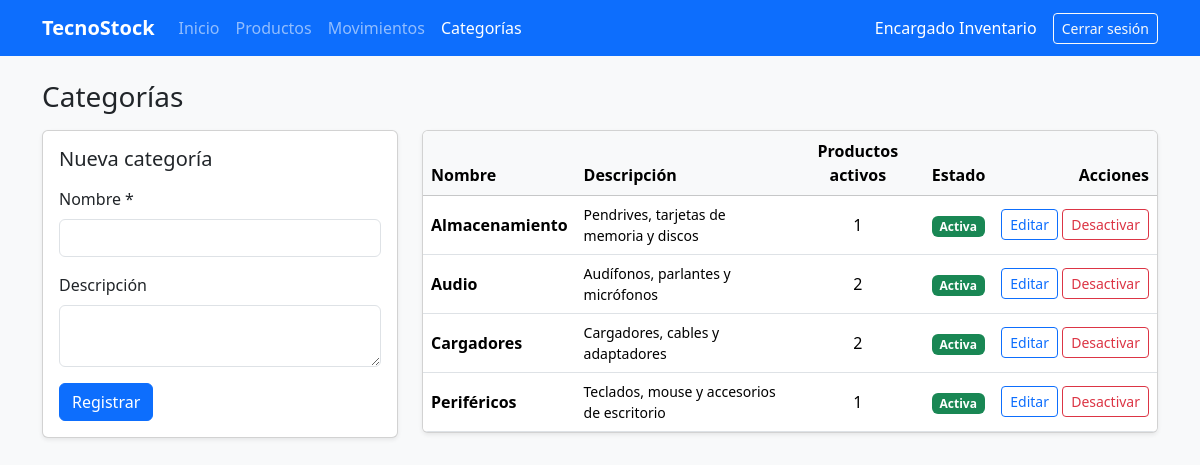
Screenshot of /categorias.php (signed in) with the database file from the repository.
### tables this page shows
CREATE TABLE categoria (
    id_categoria INT UNSIGNED AUTO_INCREMENT PRIMARY KEY,
    nombre       VARCHAR(60)  NOT NULL,
    descripcion  VARCHAR(255) NULL,
    estado       TINYINT(1)   NOT NULL DEFAULT 1,
    CONSTRAINT uq_categoria_nombre UNIQUE (nombre),
    CONSTRAINT ck_categoria_estado CHECK (estado IN (0, 1))
);

### includes/auth.php (called while the page is built, shortened)
<?php
function e($texto) {
    return htmlspecialchars((string)$texto, ENT_QUOTES, 'UTF-8');
}

### categorias.php (the view, shortened to what this page needs)
<?php
require 'includes/auth.php';
require 'conexion.php';
$errores = [];
$idEditar = (int)($_GET['id'] ?? 0);
$form     = ['nombre' => '', 'descripcion' => ''];
$categorias = $pdo->query(
    'SELECT c.*, COUNT(p.id_producto) AS productos
     FROM categoria c
     LEFT JOIN producto p ON p.id_categoria = c.id_categoria AND p.estado = 1
     GROUP BY c.id_categoria
     ORDER BY c.estado DESC, c.nombre'
)->fetchAll();
function claseError($campo, $errores) {
    return isset($errores[$campo]) ? 'is-invalid' : '';
}
require 'includes/header.php';
?>
<h1 class="h3 mb-3">Categorías</h1>
<div class="row g-4">
    <div class="col-lg-4">
        <div class="card shadow-sm">
            <div class="card-body">
                <h2 class="h5 mb-3"><?= $idEditar > 0 ? 'Editar categoría' : 'Nueva categoría' ?></h2>
                <form method="post" class="needs-validation" novalidate>
                    <div class="mb-3">
                        <label for="nombre" class="form-label">Nombre *</label>
                        <input type="text" id="nombre" name="nombre" maxlength="60" required
                               class="form-control <?= claseError('nombre', $errores) ?>"
                               value="<?= e($form['nombre']) ?>">
                    </div>
                    <div class="mb-3">
                        <label for="descripcion" class="form-label">Descripción</label>
                        <textarea id="descripcion" name="descripcion" rows="2" maxlength="255"
                                  class="form-control <?= claseError('descripcion', $errores) ?>"><?= e($form['descripcion']) ?></textarea>
                    </div>
                    <div class="d-flex gap-2">
                        <button type="submit" class="btn btn-primary">
                            <?= $idEditar > 0 ? 'Guardar cambios' : 'Registrar' ?>
                        </button>
                    </div>
                </form>
            </div>
        </div>
    </div>
    <div class="col-lg-8">
        <div class="table-responsive card shadow-sm">
            <table class="table table-hover align-middle mb-0">
                <thead class="table-light">
                    <tr>
                        <th>Nombre</th>
                        <th>Descripción</th>
                        <th class="text-center">Productos activos</th>
                        <th>Estado</th>
                        <th class="text-end">Acciones</th>
                    </tr>
                </thead>
                <tbody>
                <?php foreach ($categorias as $c): ?>
                    <tr class="<?= $c['estado'] == 0 ? 'text-muted' : '' ?>">
                        <td class="fw-semibold"><?= e($c['nombre']) ?></td>
                        <td class="small"><?= e($c['descripcion']) ?></td>
                        <td class="text-center"><?= (int)$c['productos'] ?></td>
                        <td>
                            <?= $c['estado'] == 1
                                ? '<span class="badge bg-success">Activa</span>'
                                : '<span class="badge bg-secondary">Inactiva</span>' ?>
                        </td>
                        <td class="text-end text-nowrap">
                            <a href="categorias.php?id=<?= $c['id_categoria'] ?>" class="btn btn-sm btn-outline-primary">Editar</a>
                            <form method="post" class="d-inline"
                                  <?= $c['estado'] == 1 ? 'data-confirmar="¿Desactivar la categoría ' . e($c['nombre']) . '?"' : '' ?>>
                                <?php if ($c['estado'] == 1): ?>
                                    <button class="btn btn-sm btn-outline-danger">Desactivar</button>
                                <?php else: ?>
                                    <button class="btn btn-sm btn-outline-success">Reactivar</button>
                                <?php endif; ?>
                            </form>
                        </td>
                    </tr>
                <?php endforeach; ?>
                </tbody>
            </table>
        </div>
    </div>
</div>
<?php require 'includes/footer.php'; ?>

### rows the page displays
categoria: nombre "Almacenamiento", descripcion "Pendrives, tarjetas de memoria y discos", productos "1", estado "Activa"
categoria: nombre "Audio", descripcion "Audífonos, parlantes y micrófonos", productos "2", estado "Activa"
categoria: nombre "Cargadores", descripcion "Cargadores, cables y adaptadores", productos "2", estado "Activa"
categoria: nombre "Periféricos", descripcion "Teclados, mouse y accesorios de escritorio", productos "1", estado "Activa"

### other values shown
$_SESSION['nombre'] "Encargado Inventario"
